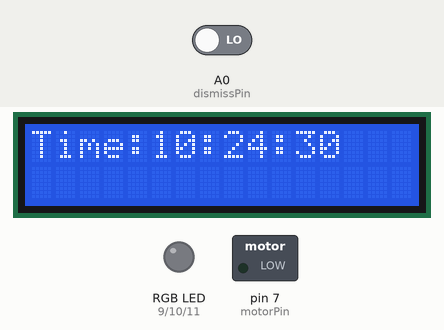
Simulated run of this sketch. Board: Arduino Uno, built with avr-gcc and run on an emulated ATmega328P. Parts: 16×2 character LCD, switched loads named in the sketch (green lamp = pin HIGH), an RGB LED mixed from three pins (HIGH = lit). The test bench sets the inputs (shaded band); at power-on: A0 (dismissPin) LOW. The local clock reads 2024-03-15 10:24:30 at power-on unless the sketch sets it; what the sketch prints to the serial monitor is not drawn.

Above: at 0.1 s.
At 4.1 s:
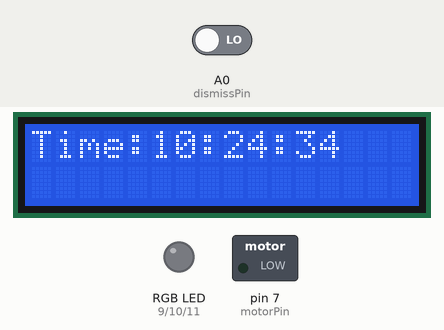
At 9.2 s:
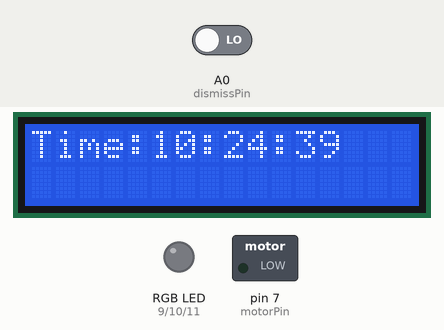
At 19.2 s:
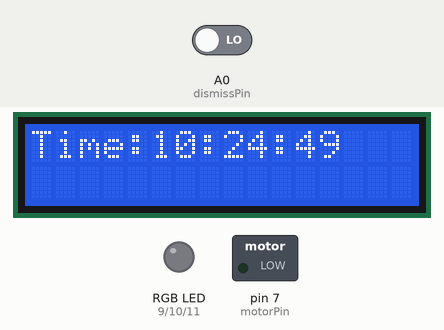
At 28.3 s:
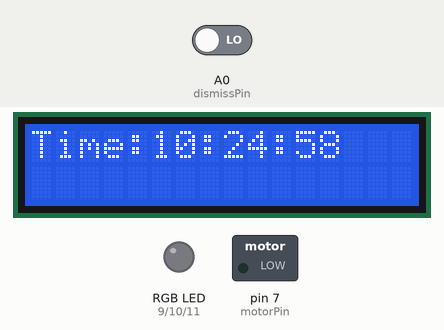
At 38.4 s:
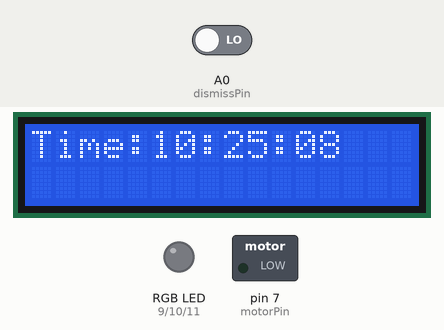

Measured:
- what the display in image 1 shows lasts 1.0 s, from 4.1 s to 5.1 s

The sketch:

SilentSchedulerBand.ino
```cpp
#include <Wire.h>
#include "RTClib.h"
#include <LiquidCrystal.h>

// Setup LCD: RS, E, D4, D5, D6, D7
LiquidCrystal lcd(12, 8, 5, 4, 3, 2);

// RTC object
RTC_DS3231 rtc;

// RGB LED Pins
const int redPin = 9;
const int greenPin = 10;
const int bluePin = 11;

// Motor pin (connected through L293D Input 1)
const int motorPin = 7;

// Pushbutton pin (dismiss button)
const int dismissPin = A0;

// Task structure to hold task details
struct Task {
  uint8_t hour;       // Task hour (24-hour format)
  uint8_t minute;     // Task minute
  uint8_t second;     // Task second
  const char* message;  // Task message to display
  // RGB color for task
  bool redOn;
  bool greenOn;
  bool blueOn;
  // Buzz pattern selector (1 or 2)
  uint8_t buzzPattern;
};

//Define multiple tasks here
Task tasks[] = {
  // Morning Hygiene + Health
  {7, 30, 0, "Brush Teeth",      1, 1, 1, 1},   // White,   Buzz 1
  {7, 45, 0, "Check Insulin",    0, 1, 0, 2},   // Green,   Buzz 2
  {8, 0, 0, "Eat Breakfast",     0, 0, 1, 1},   // blue,    Buzz 1
  {8, 15, 0, "Take Meds",        1, 0, 0, 2},   // Red,     Buzz 2
  {9, 30, 0, "Take Shower",      0, 0, 1, 1},   // blue,    Buzz 1

  // Midday Movement + Health
  {11, 0, 0, "Drink Water",      0, 0, 1, 1},   // blue     Buzz 1
  {12, 0, 0, "Eat Lunch",        0, 0, 1, 1},   // blue,    Buzz 1
  {13, 30, 0, "Stretch Body",    0, 0, 1, 1},   // blue,    Buzz 1
  {14, 30, 0, "Check Insulin",   0, 1, 0, 2},   // Green,   Buzz 2

  // Evening Routine + Social
  {15, 30, 0, "Drink Water",     0, 0, 1, 1},   // blue,    Buzz 1
  {17, 30, 0, "Take Meds",       1, 0, 0, 2},   // Red,     Buzz 2
  {18, 30, 0, "Eat Dinner",      0, 0, 1, 1},   // blue,    Buzz 1
  {20, 0, 0, "Call Family",      0, 1, 0, 2},   // Green,   Buzz 2
  {21, 30, 0, "Brush Teeth",     1, 1, 1, 1},   // White,   Buzz 1

  // Night Health Check
  {22, 0, 0, "Check Insulin",    0, 1, 0, 2},   // Green,   Buzz 2
  {22, 15, 0, "Take Meds",       1, 0, 0, 2}    // Red,     Buzz 2
};

const int numTasks = sizeof(tasks) / sizeof(tasks[0]);

// State variable to track if alert is active
bool alertActive = false;
// Track current task index being alerted
int currentTaskIndex = -1;

void setup() {
  // Start Serial Monitor
  Serial.begin(9600);

  // Start LCD
  lcd.begin(16, 2);

  // Initialize RTC
  if (!rtc.begin()) {
    lcd.setCursor(0, 1);
    lcd.print("RTC not found");
    while (1); // Stop here
  }

  if (rtc.lostPower()) {
    lcd.setCursor(0, 1);
    lcd.print("RTC lost power");
  }

  pinMode(redPin, OUTPUT);
  pinMode(greenPin, OUTPUT);
  pinMode(bluePin, OUTPUT);
  pinMode(motorPin, OUTPUT);

  // Setup dismiss button pin as input
  pinMode(dismissPin, INPUT);
}

void setColor(bool redOn, bool greenOn, bool blueOn) {
  digitalWrite(redPin, redOn ? HIGH : LOW);
  digitalWrite(greenPin, greenOn ? HIGH : LOW);
  digitalWrite(bluePin, blueOn ? HIGH : LOW);
}

// Buzz pattern 1: one long buzz
void buzzPattern1() {
  digitalWrite(motorPin, HIGH);
  delay(500);
  digitalWrite(motorPin, LOW);
  delay(200);
}

// Buzz pattern 2: two short buzzes
void buzzPattern2() {
  for (int i = 0; i < 2; i++) {
    digitalWrite(motorPin, HIGH);
    delay(200);
    digitalWrite(motorPin, LOW);
    delay(200);
  }
}

void loop() {
  DateTime now = rtc.now();

  // Print to Serial Monitor
  Serial.print("Time: ");
  Serial.print(now.hour());
  Serial.print(':');
  Serial.print(now.minute());
  Serial.print(':');
  Serial.println(now.second());

  // Display current time on LCD
  lcd.setCursor(0, 0);
  lcd.print("Time:");
  if (now.hour() < 10) lcd.print('0');
  lcd.print(now.hour());
  lcd.print(':');
  if (now.minute() < 10) lcd.print('0');
  lcd.print(now.minute());
  lcd.print(':');
  if (now.second() < 10) lcd.print('0');
  lcd.print(now.second());
  lcd.print("  ");  // Clear trailing chars if any

  // Check if dismiss button pressed
  int dismissState = digitalRead(dismissPin);
  if (dismissState == HIGH && alertActive) {
    // User pressed dismiss button, so alert stops
    alertActive = false;
    currentTaskIndex = -1;
    lcd.setCursor(0, 1);
    lcd.print("Alert dismissed  ");
    setColor(0, 0, 0);
    digitalWrite(motorPin, LOW);
    delay(5000); // Give a moment to show dismiss message
  }

  // If no alert active, check for new tasks to trigger
  if (!alertActive) {
    for (int i = 0; i < numTasks; i++) {
      if (now.hour() == tasks[i].hour &&
          now.minute() == tasks[i].minute &&
          now.second() == tasks[i].second) {
        // Trigger task alert
        alertActive = true;
        currentTaskIndex = i;
        break;
      }
    }
  }

  // If alert is active, show task info and run buzz + LED
  if (alertActive && currentTaskIndex != -1) {
    Task currentTask = tasks[currentTaskIndex];

    // Display task message on LCD
    lcd.setCursor(0, 1);
    lcd.print(currentTask.message);
    int len = strlen(currentTask.message);
    // Clear any leftover characters on LCD line if message shorter than 16
    for (int i = len; i < 16; i++) {
      lcd.print(' ');
    }

    // Set LED color
    setColor(currentTask.redOn, currentTask.greenOn, currentTask.blueOn);

    // Run buzz pattern
    if (currentTask.buzzPattern == 1) {
      buzzPattern1();
    } else if (currentTask.buzzPattern == 2) {
      buzzPattern2();
    }
  } else {
    // No alert active: clear LCD second line and LEDs/motor
    lcd.setCursor(0, 1);
    lcd.print("                ");  // clear line
    setColor(0, 0, 0);
    digitalWrite(motorPin, LOW);
  }

  delay(1000);  // small delay for timing smoothness
}
```
